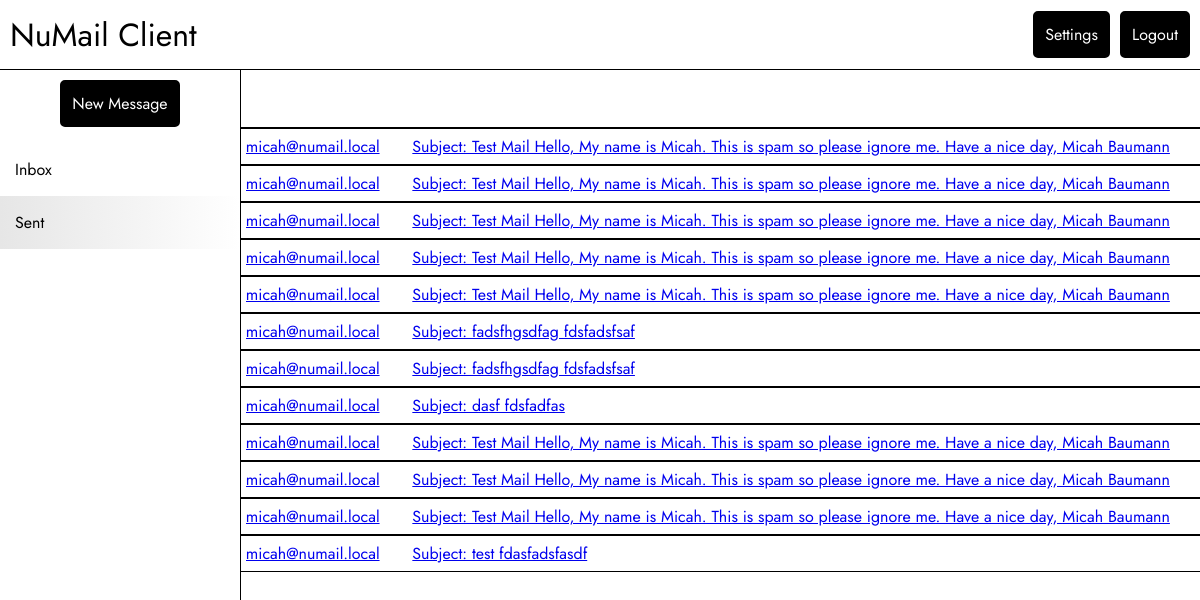
/sent (signed in), run on the app's committed database.
### tables this page shows
CREATE TABLE Messages (
    messageId VARCHAR(255) PRIMARY KEY NOT NULL UNIQUE,
    receiverId VARCHAR(255) DEFAULT NULL,
    messageMailbox INTEGER NOT NULL,
    messageTimestamp DATETIME NOT NULL DEFAULT CURRENT_TIMESTAMP,
    messageType INTEGER NOT NULL DEFAULT 0,
    isSent BOOLEAN NOT NULL DEFAULT 0, -- 0 means you received the message
    messageFrom VARCHAR(100) NOT NULL,
    messageTo VARCHAR(100) NOT NULL,
    messageContent TEXT NOT NULL,
    readConfirm BOOLEAN NOT NULL DEFAULT 0,
    messageSent BOOLEAN NOT NULL DEFAULT 0,
    messageAttachments TEXT DEFAULT NULL,
    messageUnsubscribe VARCHAR(255) DEFAULT NULL,
    messageRead BOOLEAN DEFAULT NULL,
    FOREIGN KEY (messageMailbox) REFERENCES Mailboxes(mailboxId)
);

### ui.py (the view)
@app.route('/sent')
def sent():
    if 'username' not in session:
        return redirect(url_for('login'))
    messages = get_user_messages(user_name=session["username"])
    if not messages:
        messages = []
    return render_template('index.html', messages=messages, isSent=True)

### db/db.py (called while the page is built)
@contextlib.contextmanager
def get_db():
    db = sqlite3.connect("./db/sqlite/numail.db")
    try:
        db.row_factory = sqlite3.Row
        yield db
    finally:
        db.close()

### templates/index.html (shortened to what this page needs)
<!DOCTYPE html>
<html lang="en">
<head>
    <link rel="stylesheet" type="text/css" href="{{ url_for('static', filename='css/style.css') }}">
    <link rel="stylesheet" type="text/css" href="{{ url_for('static', filename='css/index.css') }}">
</head>
<body>
    <div class="header">
        <h1>NuMail Client</h1>
        <div class="header-right">
            <a href="/settings" class="button">Settings</a>
            <a href="/logout" class="button">Logout</a>
        </div>
    </div>
    <div class="main">
        <div class="main-side-by-side">
            <div class="sidebar">
                <div class="sidebar-btn">
                    <a href="/new" class="button">New Message</a>
                </div>
                <ul class="sidebar-list">
                    <li><a href="/" {{'class="sidebar-active"'|safe if not isSent}}>Inbox</a></li>
                    <li><a href="/sent" {{'class="sidebar-active"'|safe if isSent}}>Sent</a></li>
                </ul>
            </div>
            <div class="main-content">
                <div class="main-top">
                </div>
                {% for message in messages %}
                    {% if not isSent %}
                        {% if not message["isSent"] %}
                            <a href="/view/{{message['messageId']}}" class="mail-item">
                                <span class="mail-from">{{message["messageFrom"]}}</span>
                                <span class="mail-dec">{{message["messageContent"]}}</span>
                            </a>
                        {% endif %}
                    {% else %}
                        {% if message["isSent"] %}
                            <a href="/view/{{message['messageId']}}" class="mail-item">
                                <span class="mail-from">{{message["messageFrom"]}}</span>
                                <span class="mail-dec">{{message["messageContent"]}}</span>
                            </a>
                        {% endif %}
                    {% endif %}
                {% endfor %}
            </div>
        </div>
    </div>
</body>
</html>

### static/css/style.css (style rules this page uses)
body { font-family: "Jost", serif; margin: 0; padding: 0; }
.header { width: 100%; padding: 10px; border-bottom: 1px solid black; box-sizing: border-box; display: flex; height: 70px; align-items: center; position: fixed; background-color: white; top: 0; justify-content: space-between; }
.header-right { display: flex; }
.header-right a { margin-left: 10px; }
.header h1 { font-weight: normal; margin: 0; }
.main { margin-top: 70px; height: calc(100vh - 70px); }
.button { padding: 10px; background-color: black; color: white; border: 2px solid black; border-radius: 5px; font-size: 16px; text-decoration: none; }

### static/css/index.css (style rules this page uses)
.main-side-by-side { height: 100%; width: 100%; display: flex; }
.sidebar { border-right: 1px solid black; height: 100%; width: 20%; overflow-y: scroll; }
.main-content { height: 100%; width: 80%; overflow-y: scroll; display: flex; flex-direction: column; }
.sidebar-list { list-style: none; padding-left: 0; box-sizing: border-box; width: 100%; }
.sidebar-list li a { box-sizing: border-box; width: 100%; display: block; }
.sidebar-list li a { color: black; text-decoration: none; padding: 15px; box-sizing: border-box; width: 100%; }
.sidebar-active { background-image: linear-gradient(to right, #E6E6E6 , white); }
.sidebar-btn { width: 100%; display: flex; justify-content: center; margin-top: 10px; }
.main-top { width: 100%; height: 57px; border-bottom: solid 1px black; }
.mail-item { border-bottom: solid 1px black; border-top: solid 1px black; display: flex; align-items: center; height: 35px; padding: 0 5px; }
.mail-from { width: 20%; white-space: nowrap; overflow: hidden; text-overflow: ellipsis; display: inline-block; }
.mail-dec { width: 100%; white-space: nowrap; overflow: hidden; text-overflow: ellipsis; display: inline-block; margin-left: 10px; }

### data on the page
Messages: messageFrom "micah@numail.local", messageContent "Subject: Test Mail Hello, My name is Micah. This is spam so please ignore me. Have a nice day, Micah Baumann"
Messages: messageFrom "micah@numail.local", messageContent "Subject: Test Mail Hello, My name is Micah. This is spam so please ignore me. Have a nice day, Micah Baumann"
Messages: messageFrom "micah@numail.local", messageContent "Subject: Test Mail Hello, My name is Micah. This is spam so please ignore me. Have a nice day, Micah Baumann"
Messages: messageFrom "micah@numail.local", messageContent "Subject: Test Mail Hello, My name is Micah. This is spam so please ignore me. Have a nice day, Micah Baumann"
Messages: messageFrom "micah@numail.local", messageContent "Subject: Test Mail Hello, My name is Micah. This is spam so please ignore me. Have a nice day, Micah Baumann"
Messages: messageFrom "micah@numail.local", messageContent "Subject: fadsfhgsdfag fdsfadsfsaf"
Messages: messageFrom "micah@numail.local", messageContent "Subject: fadsfhgsdfag fdsfadsfsaf"
Messages: messageFrom "micah@numail.local", messageContent "Subject: dasf fdsfadfas"
Messages: messageFrom "micah@numail.local", messageContent "Subject: Test Mail Hello, My name is Micah. This is spam so please ignore me. Have a nice day, Micah Baumann"
Messages: messageFrom "micah@numail.local", messageContent "Subject: Test Mail Hello, My name is Micah. This is spam so please ignore me. Have a nice day, Micah Baumann"
Messages: messageFrom "micah@numail.local", messageContent "Subject: Test Mail Hello, My name is Micah. This is spam so please ignore me. Have a nice day, Micah Baumann"
Messages: messageFrom "micah@numail.local", messageContent "Subject: test fdasfadsfasdf"
